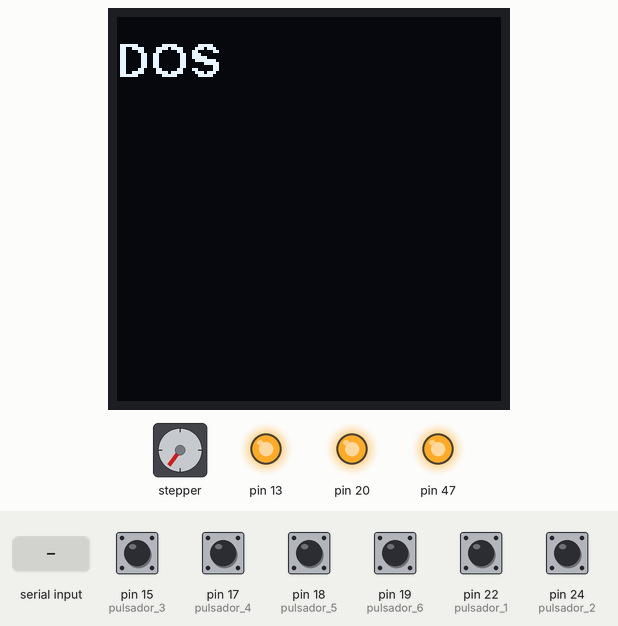
The sketch below on a simulated Arduino Mega 2560, built with avr-gcc and run on an emulated ATmega2560. Shown: 128×128 one-colour display, stepper motor, output pins drawn as LEDs (lit = HIGH). The inputs (shaded band) are chosen by the test bench; at power-on: pin 15 (pulsador_3), pin 17 (pulsador_4), pin 18 (pulsador_5), pin 19 (pulsador_6), pin 22 (pulsador_1), pin 24 (pulsador_2) HIGH. Stepper angles assume 20 steps per turn; what the sketch prints to the serial monitor is not drawn.

Above: at 1.2 s.
1.3 s: pin 24 (pulsador_2) pulled LOW for 1 s
At 3.8 s:
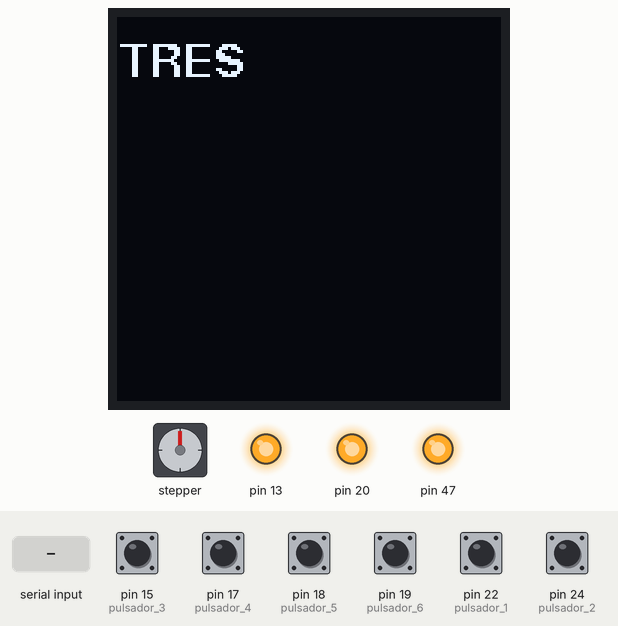
3.9 s: "A" received over the second serial link
6.6 s: "B" received over the second serial link
At 8.8 s:
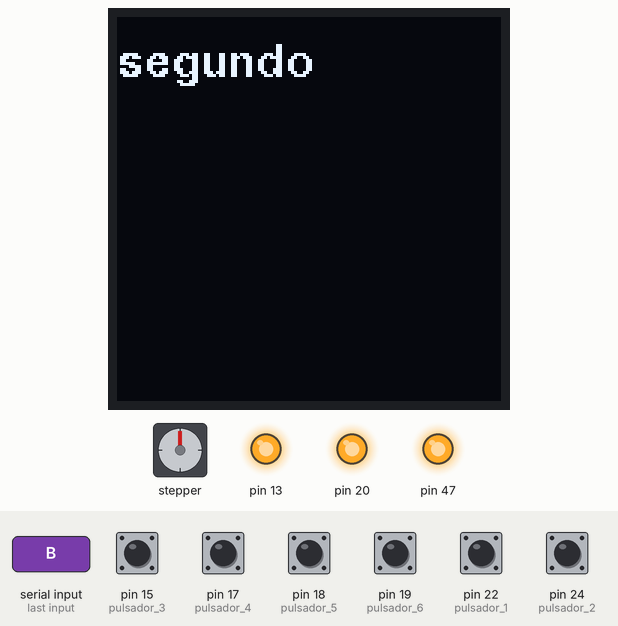
9.2 s: "C" received over the second serial link
At 10.5 s:
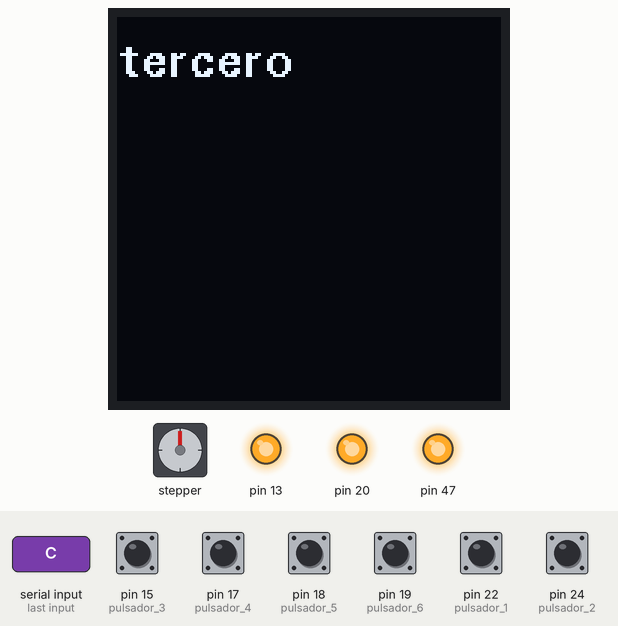
11.6 s: "D" received over the second serial link
At 14.3 s:
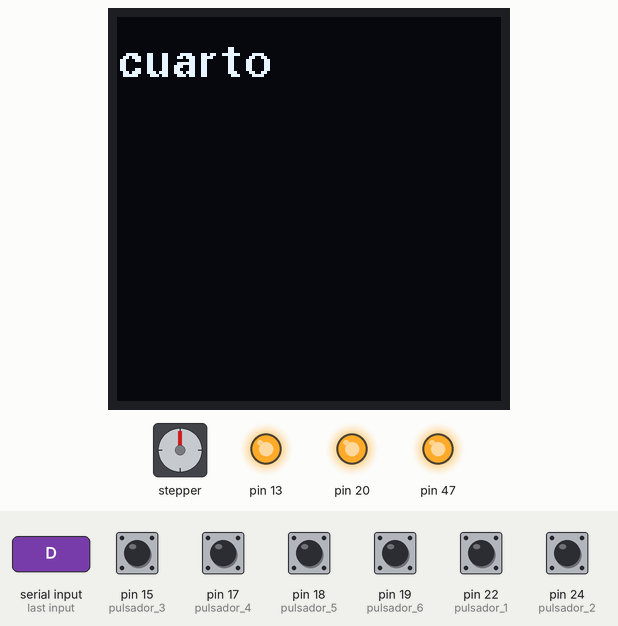
14.5 s: pin 24 (pulsador_2) pulled LOW for 0.2 s
At 16.9 s:
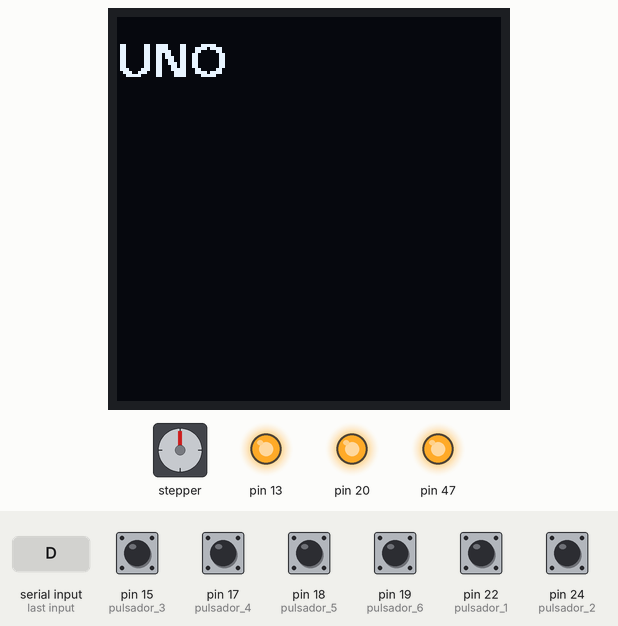
Timing chart, 0 to 18.4 s (numbered marks = the images above; inputs shaded):
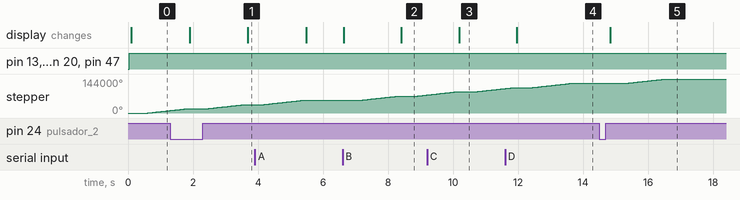

The sketch:

Versiones_Finales_2019.ino
```cpp
// LIBRERIAS REQUERIDAS
#include <U8g2lib.h>  // U8g2 Library for Oled https://github.com/olikraus/u8g2
#include "Time.h"
#include "Stepper.h"
#include <Wire.h>
#include <SoftwareSerial.h>

//DEFINICIONES BASICAS
int loop_pass=1;  // Variable used to display text or the bitmap
// U8g2 Library Full Frame Buffer mode used in this tutorial
U8G2_SSD1327_MIDAS_128X128_F_4W_HW_SPI u8g2(U8G2_R0, /* cs=*/ 7, /* dc=*/ 9, /* reset=*/ 8);    //DIN=51,CLK=52
#define STEPS 20          //Definimos el número de pasos que requiere el motor paso a paso para un giro.
SoftwareSerial blue(10,11);       // (RX, TX) en Arduino
Stepper stepper(STEPS, /*Marron*/ 28, /*Negro*/29,/*Blanco*/ 30, /*Rojo*/31); //Stepper nombre motor (número de pasos por vuelta, pins de control)

//DEFINICION DE PINES Y CONSTANTES UTILIZADAS
//int pwm1=0;     //Velocidad del motor
int comando;
const int pulsador_1 = 22; // Entrada digital para el pulsador
const int pulsador_2 = 24; // Entrada digital para el pulsador
const int pulsador_3 = 15; // Entrada digital para el pulsador
const int pulsador_4 = 17; // Entrada digital para el pulsador
const int pulsador_5 = 18; // Entrada digital para el pulsador final de carrera inicial
const int pulsador_6 = 19; // Entrada digital para el pulsador final de carrera final
const int tiempoAntirrebote = 10; // tiempo en ms para evitar el rebote
//Para el funcionamiento de pulsadores con su correccion por antirrebote
int cuenta = 0;
int estadoBoton_1=0;
int estadoBotonAnterior_1=0;
int estadoBoton_2=0;
int estadoBotonAnterior_2=0;
int estadoBoton_3=0;
int estadoBotonAnterior_3=0;
int estadoBoton_4=0;
int estadoBotonAnterior_4=0;
int estadoBoton_5=0;
int estadoBotonAnterior_5=0;
int estadoBoton_6=0;
int estadoBotonAnterior_6=0;
// Para el calculo del tiempo de ejecucion
unsigned long tiempo1;
unsigned long tiempo2;
unsigned long tiempo_de_ejecucion;
unsigned long milesimas;


long vel=2500L;             //Definimos la velocidad del motor paso a paso [RPM]
int resolucionZ=20;         //[20 Pasos >> 0.1 UI]
float bolus_UI=1.5;
float basal_UI=0;
float bolus_pasos=(-(bolus_UI*200));        //[Pasos a inyectar por el motor]
float basal_pasos=-((basal_UI*200));         //(-0.001/Rel_pasos_insulina); //(3/Rel_pasos_insulina);      //[UI-U100]
//Relacion de reduccion de la caja (2091425/4212=496.539648623) aprox 500 Rev eje del motor segun fabricante
float Rel_Red=(2091425/4212);   //Motor chino tipo U
//Negativo inyecta
//Positivo retrocede

//Para el Menu
int menuitem = 1;
int page = 1;

//POR ORDENAR Y DISMINUIR///////////////////////////////////////////////////////////////////////

// Para el funcionamiento y ejecucion del dispositivo
long pas=(2200L);   //Definimos el numero de pasos a ejecutar
//long oe=(-((bolus_UI*Rel_pasos_insulina))),L;
long pasos=(2000L);   //Definimos el numero de pasos a ejecutar

long w=(4212/2091425);
long varaux5=(pasos);  //*w*5);
long contador=pas;  //Variable para guardar la cuenta de pulsaciones

// Ponemos nombre al motor, el número de pasos y los pines de control
int direccion;  //Variable para indicar la direccón
////////////////////////////////////////////////////////////////////////////////////////////


void setup() {
Serial.begin(19200);        //Velocidad de transmicion con el monitor serial
blue.begin(9600);           //Velocidad de transmicion con el modulo Bluetooth
pinMode(pulsador_1, INPUT); // PIN digital del pulsador como entrada
pinMode(pulsador_2, INPUT); // PIN digital del pulsador como entrada
pinMode(pulsador_3, INPUT); // PIN digital del pulsador como entrada
pinMode(pulsador_4, INPUT); // PIN digital del pulsador como entrada
pinMode(pulsador_5, INPUT); // PIN digital del final de carrera como entrada
pinMode(pulsador_6, INPUT); // PIN digital del final de carrera como entrada
//Pines usados para alimentacion y control de componentes
pinMode(13, OUTPUT);
pinMode(20, OUTPUT);
pinMode(47, OUTPUT);
//Pantalla Oled 1.5
u8g2.begin();                 //  Start U8g2 library
u8g2.setContrast(200);        //  Brightness setting from 0 to 255
u8g2.clearBuffer();
//Motor paso a paso
stepper.setSpeed(vel);        //Indicamos la velocidad al motor
}

void loop() {
//Para control de componentes
digitalWrite(13,HIGH);        //Modulo Bluetooth
digitalWrite(20,HIGH);        //Pantalla
digitalWrite(47,HIGH);        //Pulsadores
//LECTURA DE PULSADORES
estadoBoton_1 = digitalRead(pulsador_1);
estadoBoton_2 = digitalRead(pulsador_2);
estadoBoton_3 = digitalRead(pulsador_3);
estadoBoton_4 = digitalRead(pulsador_4);
estadoBoton_5 = digitalRead(pulsador_5);
estadoBoton_6 = digitalRead(pulsador_6);
leer_botones();
//CONTROL DE VARIABLES
if (bolus_UI<0.1){
  bolus_UI=0.1; }
if (basal_UI<0.1){
  basal_UI=0.1; }


 // Verificamos la disponibilidad del bluethott
  if (blue.available() > 0) {
    // Leemos el dato.
    int comando = blue.read();

    switch (comando) {
      case 'A':           //Izquierda
    u8g2.clearBuffer();  //Borrar pantalla
      u8g2 . setFont (u8g2_font_fub11_tr);  // Elija la fuente a usar
      u8g2 . drawStr ( 0 , 20 , "primero" );  //  establece la posición y el texto para mostrar
      u8g2.sendBuffer();   // Update Oled display
      delay(500);
         stepper.step(1000);

      u8g2.clearBuffer();  //Borrar pantalla
        Serial.println("A");
//        inyectar_bolus();
        break;
      case 'B':           //Arriba
    u8g2.clearBuffer();  //Borrar pantalla
      u8g2 . setFont (u8g2_font_fub11_tr);  // Elija la fuente a usar
      u8g2 . drawStr ( 0 , 20 , "segundo" );  //  establece la posición y el texto para mostrar
      u8g2.sendBuffer();   // Update Oled display
      delay(500);
         stepper.step(1000);

      u8g2.clearBuffer();  //Borrar pantalla
        Serial.println("B");
//        inyectar_basal();
        break;
      case 'C':           //Derecha
    u8g2.clearBuffer();  //Borrar pantalla
      u8g2 . setFont (u8g2_font_fub11_tr);  // Elija la fuente a usar
      u8g2 . drawStr ( 0 , 20 , "tercero" );  //  establece la posición y el texto para mostrar
      u8g2.sendBuffer();   // Update Oled display
      delay(500);
         stepper.step(1000);

      u8g2.clearBuffer();  //Borrar pantalla
        Serial.println("C");
//        adelante();
        break;
      case 'D':           //Abajo
    u8g2.clearBuffer();  //Borrar pantalla
      u8g2 . setFont (u8g2_font_fub11_tr);  // Elija la fuente a usar
      u8g2 . drawStr ( 0 , 20 , "cuarto" );  //  establece la posición y el texto para mostrar
      u8g2.sendBuffer();   // Update Oled display
      delay(500);
         stepper.step(1000);
      if (basal_UI<0.1){
      basal_UI=0.1; }
      u8g2.clearBuffer();  //Borrar pantalla
        Serial.println("D");
//        atras();
        break;
      case 'E':           //Select
        Serial.println("E");
//        apagar();
        break;
      case 'F':           //Start
        Serial.println("F");
//        regresar();
        break;
      case 'G':           //Cuadro "Izquierda"
        Serial.println("G");

        break;
      case 'H':           //Triangulo "Arriba"
        Serial.println("H");

        break;
      case 'I':          //Cruz "Derecha"
        Serial.println("I");

        break;
      case 'J':         //Circulo "Abajo"
        Serial.println("J");

        break;
      default:
        // if nothing matches, do nothing
        break;
    }
  }
 else{

delay(120);
}

}


void aumentar_bolus() {
      bolus_UI=bolus_UI+resolucionZ;
      u8g2.clearBuffer();  //Borrar pantalla
      u8g2 . setFont (u8g2_font_fub11_tr);  // Elija la fuente a usar
      u8g2 . drawStr ( 0 , 20 , "UNO" );  //  establece la posición y el texto para mostrar
      u8g2.sendBuffer();   // Update Oled display
      delay(500);
         stepper.step(1000);
      u8g2.clearBuffer();  //Borrar pantalla
      Serial.println(bolus_UI);                 }

void disminuir_bolus() {
      bolus_UI=bolus_UI-resolucionZ;
      u8g2.clearBuffer();  //Borrar pantalla
      u8g2 . setFont (u8g2_font_fub11_tr);  // Elija la fuente a usar
      u8g2 . drawStr ( 0 , 20 , "DOS" );  //  establece la posición y el texto para mostrar
      u8g2.sendBuffer();   // Update Oled display
      delay(500);
      if (bolus_UI<0.1){
      bolus_UI=0.1; }
         stepper.step(1000);
      u8g2.clearBuffer();  //Borrar pantalla
      Serial.println(bolus_UI);                 }

void aumentar_basal() {
      basal_UI=basal_UI+resolucionZ;
      u8g2.clearBuffer();  //Borrar pantalla
      u8g2 . setFont (u8g2_font_fub11_tr);  // Elija la fuente a usar
      u8g2 . drawStr ( 0 , 20 , "TRES" );  //  establece la posición y el texto para mostrar
      u8g2.sendBuffer();   // Update Oled display
      delay(500);
         stepper.step(1000);
      u8g2.clearBuffer();  //Borrar pantalla
      Serial.println(basal_UI);                 }

void disminuir_basal() {
      basal_UI=basal_UI-resolucionZ;
      u8g2.clearBuffer();  //Borrar pantalla
      u8g2 . setFont (u8g2_font_fub11_tr);  // Elija la fuente a usar
      u8g2 . drawStr ( 0 , 20 , "CUATRO" );  //  establece la posición y el texto para mostrar
      u8g2.sendBuffer();   // Update Oled display
      delay(500);
         stepper.step(1000);
      if (basal_UI<0.1){
      basal_UI=0.1; }
      u8g2.clearBuffer();  //Borrar pantalla
      Serial.println(basal_UI);                 }


void inyectar_bolus() {
      u8g2.clearBuffer();  //Borrar pantalla
//      display.setTextColor(BLACK, WHITE);
      u8g2 . setFont (u8g2_font_fub11_tr);  // Elija la fuente a usar
      u8g2 . drawStr ( 0 , 11 , "INYECTANDO BOLUS" );  //  establece la posición y el texto para mostrar
      u8g2 . setFont (u8g2_font_fub11_tr);  // Elija la fuente a usar
//      u8g2 . drawStr ( 0 , 20 , "INYECTANDO BOLUS" );  //  establece la posición y el texto para mostrar
//      u8g2 . setFont (u8g2_font_fub11_tr);  // Elija la fuente a usar
      u8g2 . drawStr ( 0 , 30 , "Espere un momento por favor..." );  //  establece la posición y el texto para mostrar
      u8g2.sendBuffer();   // Update Oled display
       int varaux1=(bolus_UI/0.01415);
stepper.step(bolus_pasos); //Indicamos la dirección al motor
      }

void inyectar_basal() {
      u8g2.clearBuffer();  //Borrar pantalla
      u8g2 . setFont (u8g2_font_fub11_tr);  // Elija la fuente a usar
//      u8g2 . drawStr ( 0 , 11 , "INYECTANDO BASAL" );  //  establece la posición y el texto para mostrar
//      u8g2 . setFont (u8g2_font_fub11_tr);  // Elija la fuente a usar
      u8g2 . drawStr ( 0 , 20 , "INYECTANDO BASAL" );  //  establece la posición y el texto para mostrar
//      u8g2 . setFont (u8g2_font_fub11_tr);  // Elija la fuente a usar
      u8g2 . drawStr ( 0 , 30 , "Espere un momento por favor..." );  //  establece la posición y el texto para mostrar
      u8g2.sendBuffer();   // Update Oled display
 //      int n=basal/w  ;
  //     int varaux2=60/n  ;
//  for (long i=1; i<100; i++){
      tiempo1=micros()          ;
      stepper.step((basal_pasos)); //Indicamos la dirección al motor
      tiempo2=micros()          ;
      tiempo_de_ejecucion=(tiempo2-tiempo1)/1000000;
      Serial.print("Tiempo"); //Imprime el valor en el monitor serial
      Serial.print(tiempo_de_ejecucion); //Imprime el valor en el monitor serial
      Serial.println("  segundos"); //Imprime el valor en el monitor serial
      milesimas=((tiempo2-tiempo1)%1000000)/1000;
      Serial.print(milesimas); //Imprime el valor en el monitor serial
      Serial.println("  milesimas"); //Imprime el valor en el monitor serial
    //  delay(2000);
      exit;
             }

void regresar() {
      u8g2.clearBuffer();  //Borrar pantalla
      u8g2 . setFont (u8g2_font_fub11_tr);  // Elija la fuente a usar
      u8g2 . drawStr ( 0 , 20 , "REGRESANDO" );  //  establece la posición y el texto para mostrar
      u8g2 . setFont (u8g2_font_fub11_tr);  // Elija la fuente a usar
      u8g2 . drawStr ( 0 , 30 , "Espere un momento por favor..." );  //  establece la posición y el texto para mostrar
      u8g2.sendBuffer();   // Update Oled display
      stepper.step(1000); //Indicamos la dirección al motor
      u8g2.clearBuffer();  //Borrar pantalla
      }


void apagar_motor(){
  u8g2.clearBuffer();  //Borrar pantalla
  u8g2 . setFont (u8g2_font_fub11_tr);  // Elija la fuente a usar
  digitalWrite(28, 0);
  digitalWrite(29, 0);
  digitalWrite(30, 0);
  digitalWrite(31, 0);
  u8g2 . drawStr ( 0 , 20 , "Motor apagado" );  //  establece la posición y el texto para mostrar
  u8g2.sendBuffer();   // Update Oled display
  Serial.println("Motor Apagado");
  delay(500);
  u8g2.clearBuffer();  //Borrar pantalla
}


// Hasta ahora no se usa  (solo para tener los comandos anteriores)
void funcionpropia() {
    stepper.step(pasos); //Indicamos la dirección al motor
     //  tiempo1=micros()      ;
     // Serial.print("tiempo 1= "); //Imprime el valor en el monitor serial
     // Serial.println(tiempo1); //Imprime el valor en el monitor serial
        // Lo que sucede cuando el pulsador se presiona, o franco de subida
      pas=abs(pasos);
      if (contador==pas);{
      tiempo2=micros()          ;
      Serial.print("tiempo 2= "); //Imprime el valor en el monitor serial
      Serial.println(tiempo2); //Imprime el valor en el monitor serial
      tiempo_de_ejecucion=(tiempo2-tiempo1)/1000000;
      Serial.print("Tiempo"); //Imprime el valor en el monitor serial
      Serial.print(tiempo_de_ejecucion); //Imprime el valor en el monitor serial
      Serial.println("  segundos"); //Imprime el valor en el monitor serial
      milesimas=((tiempo2-tiempo1)%1000000)/1000;
      Serial.print(milesimas); //Imprime el valor en el monitor serial
      Serial.println("  milesimas"); //Imprime el valor en el monitor serial
       pasos=abs(pasos);
  }   }


  void leer_botones(){
    if(estadoBoton_1 != estadoBotonAnterior_1){
      if(antirrebote1(pulsador_1)){
      disminuir_bolus();
        }
    }
    estadoBotonAnterior_1 = estadoBoton_1;

    if(estadoBoton_2 != estadoBotonAnterior_2){
      if(antirrebote2(pulsador_2)){
      aumentar_bolus();
      }
    }
    estadoBotonAnterior_2 = estadoBoton_2;

if(estadoBoton_3 != estadoBotonAnterior_3){
      if(antirrebote3(pulsador_3)){
      disminuir_basal();
      }
    }
    estadoBotonAnterior_3 = estadoBoton_3;

    if(estadoBoton_4 != estadoBotonAnterior_4){
      if(antirrebote4(pulsador_4)){
      aumentar_basal();
      }
    }
    estadoBotonAnterior_4 = estadoBoton_4;


// Los pulsadores 5 y 6 seran los finales de carrera en la inyeccion
 if(estadoBoton_5 != estadoBotonAnterior_5){
      if(antirrebote5(pulsador_5)){
      apagar_motor();
      }
    }
    estadoBotonAnterior_5 = estadoBoton_5;

    if(estadoBoton_6 != estadoBotonAnterior_6){
      if(antirrebote6(pulsador_6)){
      apagar_motor();
      }
    }
    estadoBotonAnterior_6 = estadoBoton_6;


}


 // Función que evita el rebote del pulsador 1
  boolean antirrebote1(int pulsador_1){
    int contador = 0;
    boolean estado_1;
    boolean estadoAnterior_1;
    do {
      estado_1 = digitalRead(pulsador_1);
      if(estado_1 != estadoAnterior_1) {
        contador = 0;
        estadoAnterior_1 = estado_1;}
      else {
        contador = contador+ 1;  }
      delay(1);
    } while(contador < tiempoAntirrebote);
    return estado_1;
  }

  // Función que evita el rebote del pulsador 2
  boolean antirrebote2(int pulsador_2){
    int contador = 0;
    boolean estado_2;
    boolean estadoAnterior_2;
    do {
      estado_2 = digitalRead(pulsador_2);
      if(estado_2 != estadoAnterior_2) {
        contador = 0;
        estadoAnterior_2 = estado_2;}
      else {
        contador = contador+ 1;  }
      delay(1);
    } while(contador < tiempoAntirrebote);
    return estado_2;
  }

  // Función que evita el rebote del pulsador 3
  boolean antirrebote3(int pulsador_3){
    int contador = 0;
    boolean estado_3;
    boolean estadoAnterior_3;
    do {
      estado_3 = digitalRead(pulsador_3);
      if(estado_3 != estadoAnterior_3) {
        contador = 0;
        estadoAnterior_3 = estado_3;}
      else {
        contador = contador+ 1;  }
      delay(1);
    } while(contador < tiempoAntirrebote);
    return estado_3;
  }

  // Función que evita el rebote del pulsador 4
  boolean antirrebote4(int pulsador_4){
    int contador = 0;
    boolean estado_4;
    boolean estadoAnterior_4;
    do {
      estado_4 = digitalRead(pulsador_4);
      if(estado_4 != estadoAnterior_4) {
        contador = 0;
        estadoAnterior_4 = estado_4;}
      else {
        contador = contador+ 1;  }
      delay(1);
    } while(contador < tiempoAntirrebote);
    return estado_4;
  }

  // Función que evita el rebote del pulsador 5
  boolean antirrebote5(int pulsador_5){
    int contador = 0;
    boolean estado_5;
    boolean estadoAnterior_5;
    do {
      estado_5 = digitalRead(pulsador_5);
      if(estado_5 != estadoAnterior_5) {
        contador = 0;
        estadoAnterior_5 = estado_5;}
      else {
        contador = contador+ 1;  }
      delay(1);
    } while(contador < tiempoAntirrebote);
    return estado_5;
  }

  // Función que evita el rebote del pulsador 6
  boolean antirrebote6(int pulsador_6){
    int contador = 0;
    boolean estado_6;
    boolean estadoAnterior_6;
    do {
      estado_6 = digitalRead(pulsador_6);
      if(estado_6 != estadoAnterior_6) {
        contador = 0;
        estadoAnterior_6 = estado_6;}
      else {
        contador = contador+ 1;  }
      delay(1);
    } while(contador < tiempoAntirrebote);
    return estado_6;
  }
```

Measured:
- after the input at 6.6 s, the display: first differs from a run without the input after 1.8 s (image 2)
- after the input at 9.2 s, the display: changes after 0.99 s (image 3)
- after the input at 11.6 s, the display: changes after 0.36 s (image 4)
- after the input at 14.5 s, stepper: turns 18000° clockwise in 1.2 s, starting after 0.83 s; the display: changes after 0.33 s (image 5)
